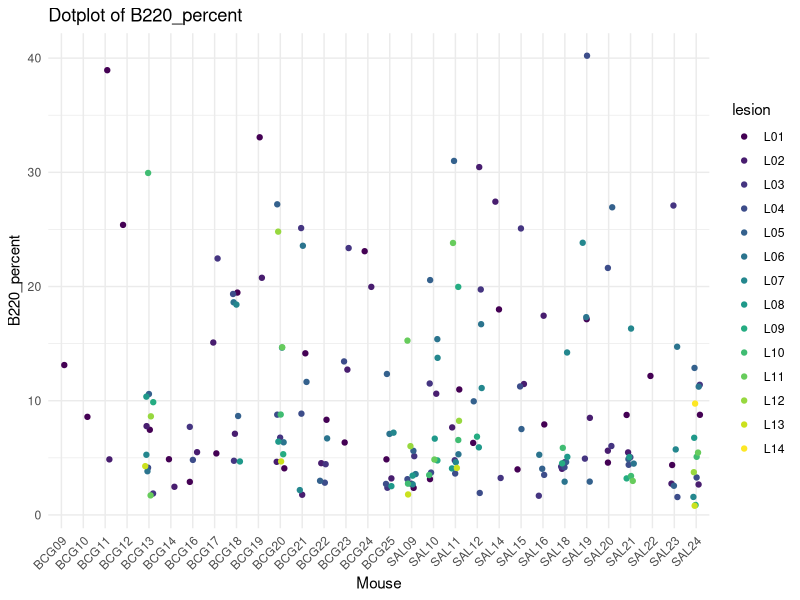
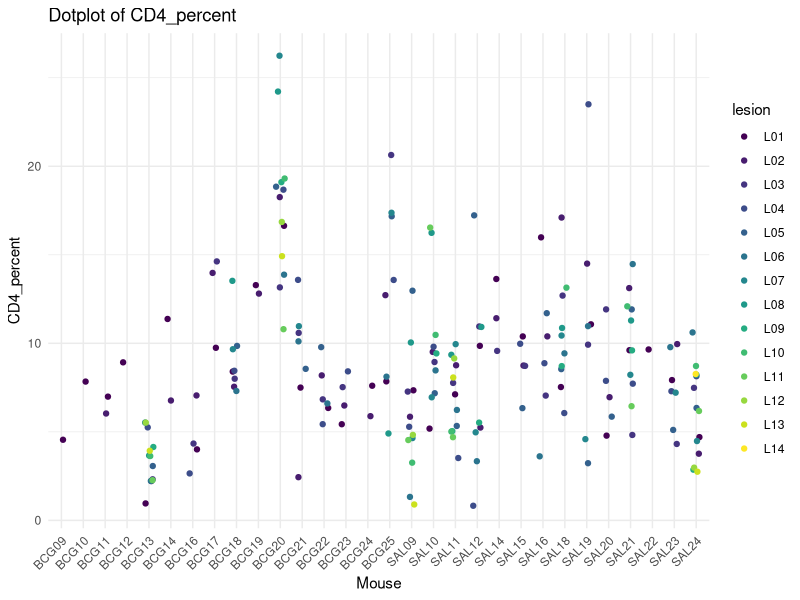
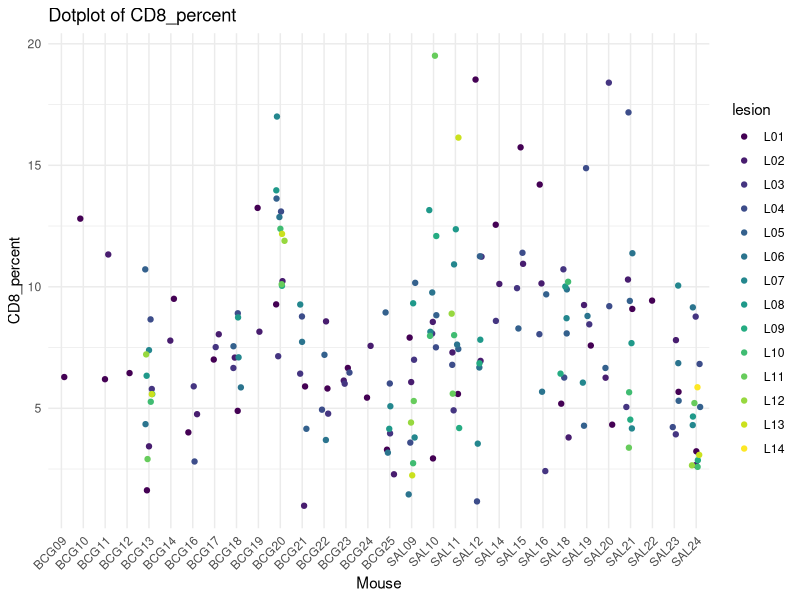
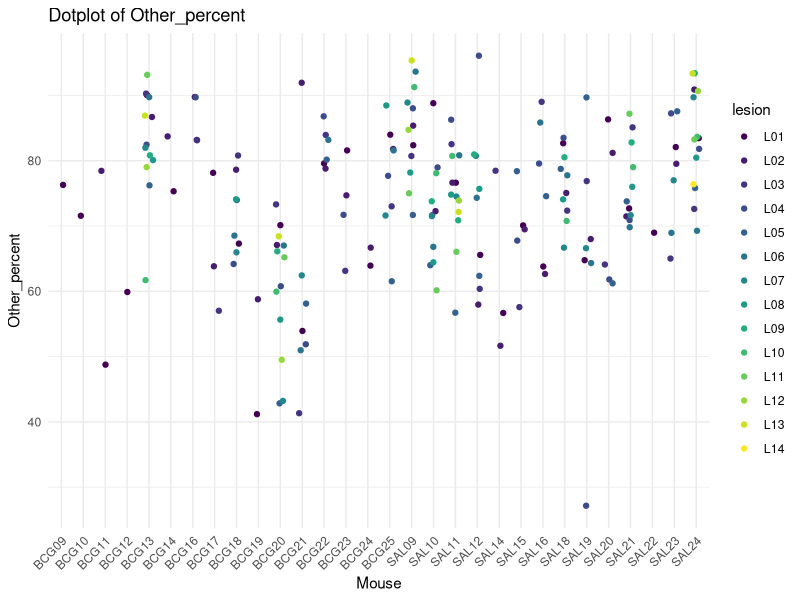
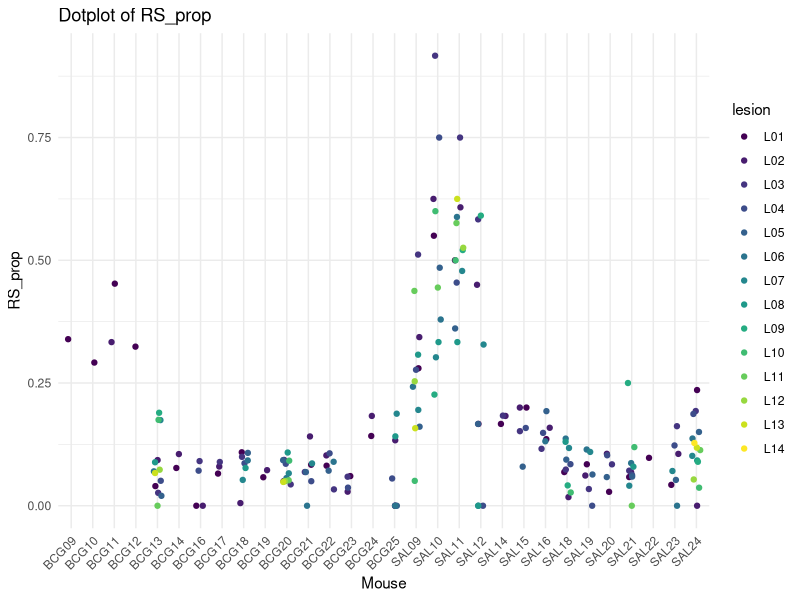
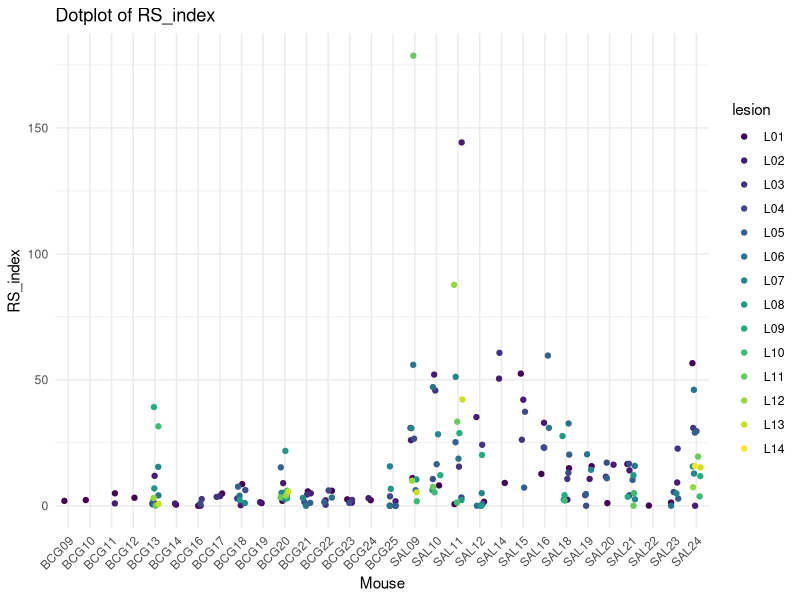
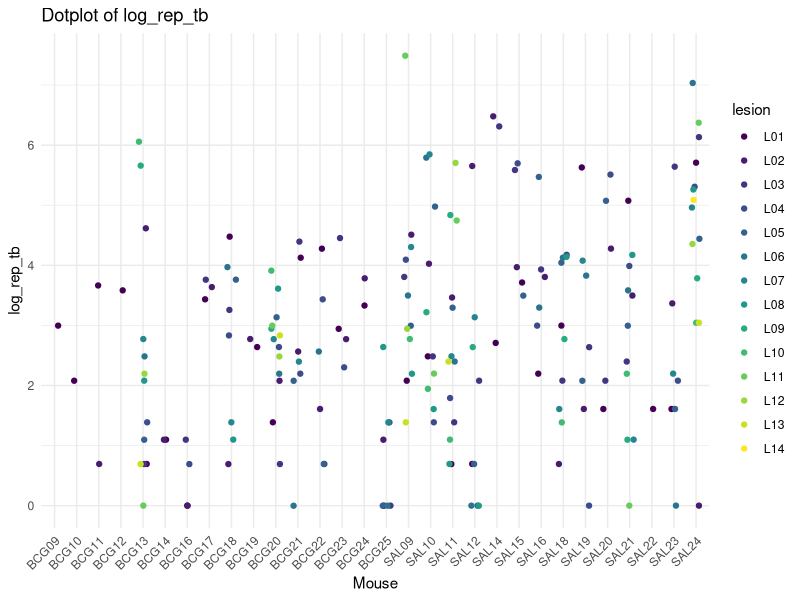
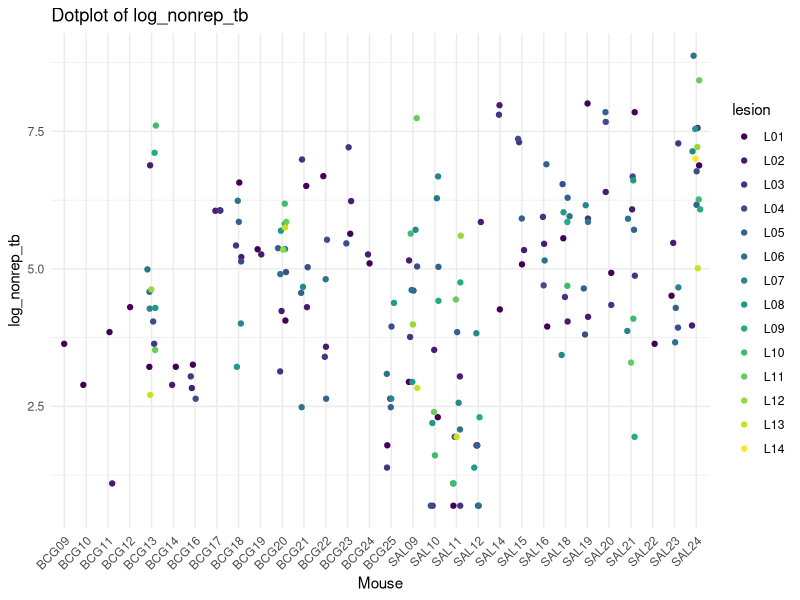

The R source for these figures, in order:
## ---- chunk 1
knitr::opts_chunk$set(echo = TRUE)
## ---- chunk 2
library(MASS)
library(gridExtra)  
library(mnormt) 
library(lme4) 
library(knitr) 
library(kableExtra)
library(tidyverse)
library(ggplot2)
library(viridis)
## ---- chunk 3
granuloma_data <- read.csv("IHC_ISH_clean_data_WIP 1.csv")
## ---- chunk 4
# Fit Poisson GLMs with offset
glm_granuloma <- glm(rep_tb ~ CD4_count_500 + CD8_count_500 + B220_count_500 + Vaccination + Timepoint + offset(log(total_tb)), data = granuloma_data, family = quasipoisson())


summary(glm_granuloma)

# Coefficients from the model
coefficients <- c(Intercept = -2.70185,
                  CD4_count_500 = -0.19521,
                  CD8_count_500 = 0.22937,
                  B220_count_500 = 0.01623,
                  VaccinationSAL = 0.43675,
                  TimepointD56 = 0.79078)

# Function to calculate percentage change
percent_change <- function(coef) {
  (exp(coef) - 1) * 100
}

# Apply the function to all coefficients (excluding the intercept)
percent_changes <- sapply(coefficients[-1], percent_change)

# Output the percent changes
percent_changes
## ---- chunk 5
colnames(granuloma_data)

# Correlation matrix
cor(granuloma_data[, c("RS_prop", "CD4_count_500")])


cor(granuloma_data[, c("RS_prop", "CD8_count_500")])


cor(granuloma_data[, c("RS_prop", "B220_count_500")])
## ---- chunk 6
# Plot for B220_percent
ggplot(granuloma_data, aes(x = mouse, y = B220_percent, color = lesion)) +
  geom_jitter(width = 0.2) +
  ggtitle("Dotplot of B220_percent") +
  xlab("Mouse") +
  ylab("B220_percent") +
  scale_color_viridis_d() +
  theme_minimal() +
  theme(axis.text.x = element_text(angle = 45, hjust = 1))

# Plot for CD4_percent
ggplot(granuloma_data, aes(x = mouse, y = CD4_percent, color = lesion)) +
  geom_jitter(width = 0.2) +
  ggtitle("Dotplot of CD4_percent") +
  xlab("Mouse") +
  ylab("CD4_percent") +
  scale_color_viridis_d() +  
  theme_minimal() +
  theme(axis.text.x = element_text(angle = 45, hjust = 1))

# Plot for CD8_percent
ggplot(granuloma_data, aes(x = mouse, y = CD8_percent, color = lesion)) +
  geom_jitter(width = 0.2) +
  ggtitle("Dotplot of CD8_percent") +
  xlab("Mouse") +
  ylab("CD8_percent") +
  scale_color_viridis_d() +  
  theme_minimal() +
  theme(axis.text.x = element_text(angle = 45, hjust = 1))

# Plot for Other_percent
ggplot(granuloma_data, aes(x = mouse, y = Other_percent, color = lesion)) +
  geom_jitter(width = 0.2) +
  ggtitle("Dotplot of Other_percent") +
  xlab("Mouse") +
  ylab("Other_percent") +
  scale_color_viridis_d() + 
  theme_minimal() +
  theme(axis.text.x = element_text(angle = 45, hjust = 1))

# Plot for RS_prop
ggplot(granuloma_data, aes(x = mouse, y = RS_prop, color = lesion)) +
  geom_jitter(width = 0.2) +
  ggtitle("Dotplot of RS_prop") +
  xlab("Mouse") +
  ylab("RS_prop") +
  scale_color_viridis_d() +  
  theme_minimal() +
  theme(axis.text.x = element_text(angle = 45, hjust = 1))

# Plot for RS_index
ggplot(granuloma_data, aes(x = mouse, y = RS_index, color = lesion)) +
  geom_jitter(width = 0.2) +
  ggtitle("Dotplot of RS_index") +
  xlab("Mouse") +
  ylab("RS_index") +
  scale_color_viridis_d() + 
  theme_minimal() +
  theme(axis.text.x = element_text(angle = 45, hjust = 1))

# Plot for log_rep_tb
ggplot(granuloma_data, aes(x = mouse, y = log_rep_tb, color = lesion)) +
  geom_jitter(width = 0.2) +
  ggtitle("Dotplot of log_rep_tb") +
  xlab("Mouse") +
  ylab("log_rep_tb") +
  scale_color_viridis_d() + 
  theme_minimal() +
  theme(axis.text.x = element_text(angle = 45, hjust = 1))

# Plot for log_nonrep_tb
ggplot(granuloma_data, aes(x = mouse, y = log_nonrep_tb, color = lesion)) +
  geom_jitter(width = 0.2) +
  ggtitle("Dotplot of log_nonrep_tb") +
  xlab("Mouse") +
  ylab("log_nonrep_tb") +
  scale_color_viridis_d() + 
  theme_minimal() +
  theme(axis.text.x = element_text(angle = 45, hjust = 1))

# Plot for log_total_tb
ggplot(granuloma_data, aes(x = mouse, y = log_total_tb, color = lesion)) +
  geom_jitter(width = 0.2) +
  ggtitle("Dotplot of log_total_tb") +
  xlab("Mouse") +
  ylab("log_total_tb") +
  scale_color_viridis_d() + 
  theme_minimal() +
  theme(axis.text.x = element_text(angle = 45, hjust = 1))

# Plot for log_RS_index
ggplot(granuloma_data, aes(x = mouse, y = log_RS_index, color = lesion)) +
  geom_jitter(width = 0.2) +
  ggtitle("Dotplot of log_RS_index") +
  xlab("Mouse") +
  ylab("log_RS_index") +
  scale_color_viridis_d() +  
  theme_minimal() +
  theme(axis.text.x = element_text(angle = 45, hjust = 1))

# Plot for log_RS_prop
ggplot(granuloma_data, aes(x = mouse, y = log_RS_prop, color = lesion)) +
  geom_jitter(width = 0.2) +
  ggtitle("Dotplot of log_RS_prop") +
  xlab("Mouse") +
  ylab("log_RS_prop") +
  scale_color_viridis_d() +  
  theme_minimal() +
  theme(axis.text.x = element_text(angle = 45, hjust = 1))

ggplot(granuloma_data, aes(x = mouse, y = (rep_tb/total_tb), color = lesion)) +
  geom_jitter(width = 0.2) +
  ggtitle("Dotplot of Prop of Replicating Mtb") +
  xlab("Mouse") +
  ylab("Prop of Replicating Mtb") +
  scale_color_viridis_d() +  
  theme_minimal() +
  theme(axis.text.x = element_text(angle = 45, hjust = 1))

## ---- chunk 7
#GOOD
ggplot(granuloma_data, aes(x = Other_percent, y = (rep_tb/total_tb), color = lesion)) +
  geom_point() +
  facet_wrap(~ mouse) +
  ggtitle("Other_percent vs Prop of Replicating Mtb") +
  xlab("Other_percent") +
  ylab("Prop of Replicating TB") +
  scale_color_viridis_d() + 
  theme_minimal() +
  theme(axis.text.x = element_text(angle = 45, hjust = 1))


ggplot(granuloma_data, aes(x = B220_percent, y = (rep_tb/total_tb), color = lesion)) +
  geom_point() +
  facet_wrap(~ mouse) +
  ggtitle("B220_percent vs Prop of Replicating Mtb") +
  xlab("B220_percent") +
  ylab("Prop of Replicating TB") +
  scale_color_viridis_d() + 
  theme_minimal() +
  theme(axis.text.x = element_text(angle = 45, hjust = 1))

ggplot(granuloma_data, aes(x = CD8_percent, y = (rep_tb/total_tb), color = lesion)) +
  geom_point() +
  facet_wrap(~ mouse) +
  ggtitle("CD8_percent vs Prop of Replicating Mtb") +
  xlab("CD8_percent") +
  ylab("Prop of Replicating TB") +
  scale_color_viridis_d() + 
  theme_minimal() +
  theme(axis.text.x = element_text(angle = 45, hjust = 1))

ggplot(granuloma_data, aes(x = CD4_percent, y = (rep_tb/total_tb), color = lesion)) +
  geom_point() +
  facet_wrap(~ mouse) +
  ggtitle("CD4_percent vs Prop of Replicating Mtb") +
  xlab("CD4_percent") +
  ylab("Prop of Replicating TB") +
  scale_color_viridis_d() + 
  theme_minimal() +
  theme(axis.text.x = element_text(angle = 45, hjust = 1))
## ---- chunk 8
ggplot(granuloma_data, aes(x = CD8_percent, y = (rep_tb/total_tb), color = Vaccination)) +
  geom_point() +
  facet_wrap(~ Timepoint) +
  ggtitle("CD8_percent vs Prop of Replicating Mtb") +
  xlab("CD8_percent") +
  ylab("Prop of Replicating TB") +
  scale_color_viridis_d() + 
  theme_minimal() +
  theme(axis.text.x = element_text(angle = 45, hjust = 1))

ggplot(granuloma_data, aes(x = B220_percent, y = (rep_tb/total_tb), color = Vaccination)) +
  geom_point() +
  facet_wrap(~ Timepoint) +
  ggtitle("B220_percent vs Prop of Replicating Mtb") +
  xlab("B220_percent") +
  ylab("Prop of Replicating TB") +
  scale_color_viridis_d() + 
  theme_minimal() +
  theme(axis.text.x = element_text(angle = 45, hjust = 1))

ggplot(granuloma_data, aes(x = Other_percent, y = (rep_tb/total_tb), color = Vaccination)) +
  geom_point() +
  facet_wrap(~ Timepoint) +
  ggtitle("Other_percent vs Prop of Replicating Mtb") +
  xlab("Other_percent") +
  ylab("Prop of Replicating TB") +
  scale_color_viridis_d() + 
  theme_minimal() +
  theme(axis.text.x = element_text(angle = 45, hjust = 1))

ggplot(granuloma_data, aes(x = CD4_percent, y = (rep_tb/total_tb), color = Vaccination)) +
  geom_point() +
  facet_wrap(~ Timepoint) +
  ggtitle("CD4_percent vs Prop of Replicating Mtb") +
  xlab("CD4_percent") +
  ylab("Prop of Replicating TB") +
  scale_color_viridis_d() + 
  theme_minimal() +
  theme(axis.text.x = element_text(angle = 45, hjust = 1))
## ---- chunk 9
#GOOD

ggplot(granuloma_data, aes(x = CD4_percent, y = (rep_tb/total_tb), color = Vaccination)) +
  geom_point() +
  facet_wrap(~ mouse) +
  ggtitle("CD4_percent vs Prop of Replicating Mtb") +
  xlab("CD4_percent") +
  ylab("Prop of Replicating TB") +
  scale_color_viridis_d() + 
  theme_minimal() +
  theme(axis.text.x = element_text(angle = 45, hjust = 1))

ggplot(granuloma_data, aes(x = CD8_percent, y = (rep_tb/total_tb), color = Vaccination)) +
  geom_point() +
  facet_wrap(~ mouse) +
  ggtitle("CD8_percent vs Prop of Replicating Mtb") +
  xlab("CD8_percent") +
  ylab("Prop of Replicating TB") +
  scale_color_viridis_d() + 
  theme_minimal() +
  theme(axis.text.x = element_text(angle = 45, hjust = 1))

ggplot(granuloma_data, aes(x = B220_percent, y = (rep_tb/total_tb), color = Vaccination)) +
  geom_point() +
  facet_wrap(~ mouse) +
  ggtitle("B220_percent vs Prop of Replicating Mtb") +
  xlab("B220_percent") +
  ylab("Prop of Replicating TB") +
  scale_color_viridis_d() + 
  theme_minimal() +
  theme(axis.text.x = element_text(angle = 45, hjust = 1))

ggplot(granuloma_data, aes(x = Other_percent, y = (rep_tb/total_tb), color = Vaccination)) +
  geom_point() +
  facet_wrap(~ mouse) +
  ggtitle("Other_percent vs Prop of Replicating Mtb") +
  xlab("Other_percent") +
  ylab("Prop of Replicating TB") +
  scale_color_viridis_d() + 
  theme_minimal() +
  theme(axis.text.x = element_text(angle = 45, hjust = 1))
## ---- chunk 10
model_nested <- glmer(rep_tb ~ CD4_prop + (1 | mouse/lesion), data = granuloma_data, family = poisson())
model_nested <- glmer(rep_tb ~ CD4_prop + (1 | mouse) + (1 | mouse:lesion), data = granuloma_data, family = poisson()) # Same model as 1st
model_nested <- glmer(rep_tb ~ CD4_prop + Vaccination * Timepoint + (1 | mouse) + (1 | mouse:lesion), data = granuloma_data, family = poisson())


# # Fit the two models
# model1 <- glmer(rep_tb ~ CD4_prop + (1 | mouse/lesion), data = granuloma_data, family = poisson())
# model2 <- glmer(rep_tb ~ CD4_prop + (1 | mouse), data = granuloma_data, family = poisson())
# 
# # Perform the likelihood ratio test
# anova(model1, model2)

# Compute the dispersion statistic
dispersion_statistic <- sum(residuals(model_nested, type = "pearson")^2) / df.residual(model_nested)
dispersion_statistic


# Calculate Pearson residuals
pearson_residuals <- residuals(model_nested, type = "pearson")

# Compute the dispersion statistic
P_dispersion_statistic <- sum(pearson_residuals^2) / (nobs(model_nested) - length(fixef(model_nested)))

P_dispersion_statistic
## ---- chunk 11

granuloma_data <- granuloma_data %>%
  mutate(unique_lesion = rownames(granuloma_data))
# # 
# # model_nested_offset <- glmer(rep_tb ~ CD4_prop + (1 | mouse/unique_lesion) + offset(log(total_tb)), data = granuloma_data, family = poisson())
# 
# # model_nested_offset <- glmer(rep_tb ~ CD4_prop + (1 | mouse) + offset(log(total_tb)), data = granuloma_data, family = poisson())
# # 
# model_nested_offset <- glmer(rep_tb ~ CD4_prop + Vaccination * Timepoint + (1 | mouse) + (1 | mouse:unique_lesion) + offset(log(total_tb)), data = granuloma_data, family = poisson())
# 
# summary(model_nested_offset)
# 
# 
# # Compute the dispersion statistic
# dispersion_statistic <- sum(residuals(model_nested_offset , type = "pearson")^2) / df.residual(model_nested_offset )
# dispersion_statistic
# 
# # Calculate Pearson residuals
# pearson_residuals <- residuals(model_nested_offset, type = "pearson")
# 
# # Compute the dispersion statistic
# P_dispersion_statistic <- sum(pearson_residuals^2) / (nobs(model_nested_offset) - length(fixef(model_nested_offset)))
# 
# P_dispersion_statistic
## ---- chunk 12
# model_mouse <- glmer(rep_tb ~ CD4_prop + Vaccination * Timepoint + (1 | mouse), data = granuloma_data, family = poisson())
# 
# 
# summary(model_mouse)
# 
# 
# # Compute the dispersion statistic
# dispersion_statistic <- sum(residuals(model_mouse, type = "pearson")^2) / df.residual(model_mouse)
# dispersion_statistic
# 
# # Calculate Pearson residuals
# pearson_residuals <- residuals(model_mouse, type = "pearson")
# 
# # Compute the dispersion statistic
# P_dispersion_statistic <- sum(pearson_residuals^2) / (nobs(model_mouse) - length(fixef(model_mouse)))
# 
# P_dispersion_statistic
## ---- chunk 13
# # Fitting the model with the offset
# model_mouse_offset <- glmer(rep_tb ~ CD4_prop + Vaccination * Timepoint + (1 | mouse) + offset(log(total_tb)), 
#                            data = granuloma_data, 
#                            family = poisson())
# 
# # Summary of the model
# summary(model_mouse_offset)
# 
# 
# dispersion_statistic <- sum(residuals(model_mouse_offset, type = "pearson")^2) / df.residual(model_mouse_offset)
# dispersion_statistic
# 
# # Calculate Pearson residuals
# pearson_residuals <- residuals(model_mouse_offset, type = "pearson")
# 
# # Compute the dispersion statistic
# P_dispersion_statistic <- sum(pearson_residuals^2) / (nobs(model_mouse_offset) - length(fixef(model_mouse_offset)))
# 
# P_dispersion_statistic
## ---- chunk 14
# Fit the negative binomial model
# #model_nb <- glmer.nb(rep_tb ~ CD4_prop + Vaccination * Timepoint + (1 | mouse) + offset(log(total_tb)), data = granuloma_data)
# # Summary of the model
# summary(model_nb)
# 
# dispersion_statistic <- sum(residuals(model_nb, type = "pearson")^2) / df.residual(model_nb)
# dispersion_statistic
# 
# # Calculate Pearson residuals
# pearson_residuals <- residuals(model_nb, type = "pearson")
# 
# # Compute the dispersion statistic
# P_dispersion_statistic <- sum(pearson_residuals^2) / (nobs(model_nb) - length(fixef(model_nb)))
# 
# P_dispersion_statistic

#https://stackoverflow.com/questions/77564725/nesting-a-random-factor-in-glmm
#https://stats.stackexchange.com/questions/228800/crossed-vs-nested-random-effects-how-do-they-differ-and-how-are-they-specified
## ---- chunk 15
nb <- glmer.nb(rep_tb ~ CD4_count_500 + CD8_count_500 + B220_count_500 + Vaccination + Timepoint + (1 | mouse/unique_lesion) + offset(log(total_tb)), data = granuloma_data)

summary(nb)


model_mouse_offset <- glmer(rep_tb ~ CD4_count_500 + CD8_count_500 + B220_count_500 + 
                              Vaccination + Timepoint + (1 | mouse) + offset(log(total_tb)) + (1 | unique_lesion), 
                            data = granuloma_data, family = poisson())


summary(model_mouse_offset)

# Coefficients from the model
coefficients <- c(Intercept = -2.75987,
                  CD4_count_500 = -0.09134,
                  CD8_count_500 = 0.06960,
                  B220_count_500 = 0.04841,
                  VaccinationSAL = 0.28365,
                  TimepointD56 = 0.96559)

# Function to calculate percentage change
percent_change <- function(coef) {
  (exp(coef) - 1) * 100
}

# Apply the function to all coefficients (excluding the intercept)
percent_changes <- sapply(coefficients[-1], percent_change)

# Output the percent changes
percent_changes
## ---- chunk 16
# Generate predicted values for interaction plot
granuloma_data$predicted <- predict(model_mouse_offset, type = "response")

# Create interaction plot
ggplot(granuloma_data, aes(x = CD4_count_500, y = predicted, color = Vaccination, linetype = Timepoint)) +
  geom_line() +
  labs(title = "Interaction Plot of CD4 Count, Vaccination, and Timepoint",
       x = "CD4 Count (scaled by 500)",
       y = "Predicted Mtb Replication") +
  theme_minimal()

# Calculate residuals
granuloma_data$residuals <- residuals(model_mouse_offset, type = "pearson")

# Plot residuals
ggplot(granuloma_data, aes(x = predicted, y = residuals)) +
  geom_point() +
  labs(title = "Residuals vs Predicted",
       x = "Predicted Mtb Replication",
       y = "Residuals") +
  theme_minimal()

install.packages("emmeans")
library(emmeans)

# Compute estimated marginal means for interaction
emm <- emmeans(model_mouse_offset, ~ CD4_count_500 * Vaccination * Timepoint)

# Plot interaction
plot(emm, comparisons = TRUE)
